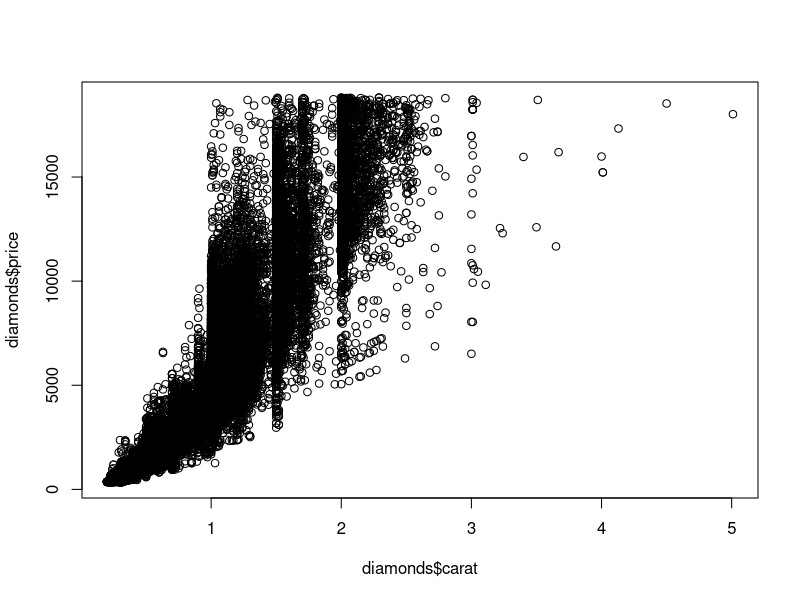
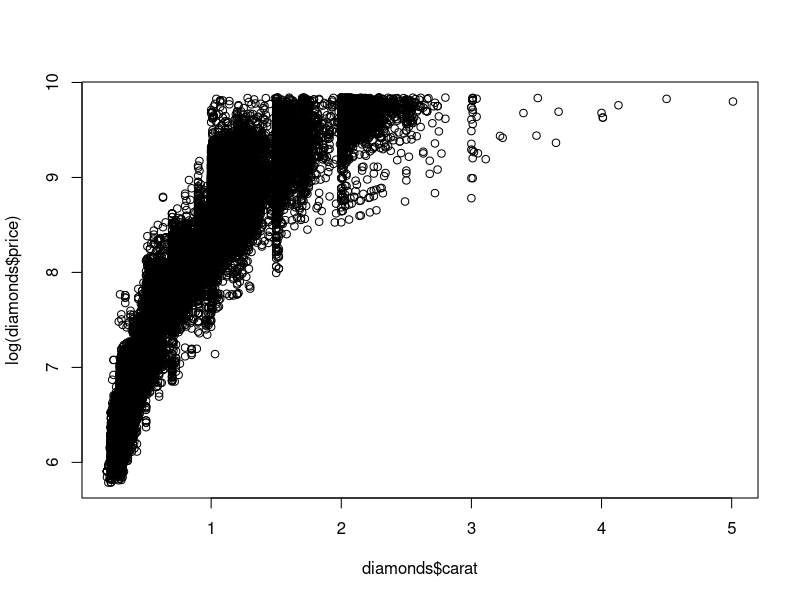
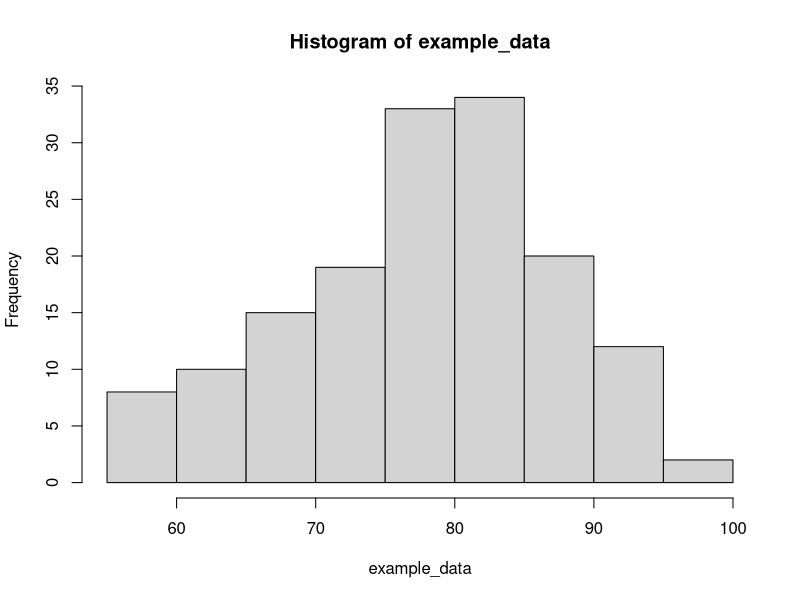
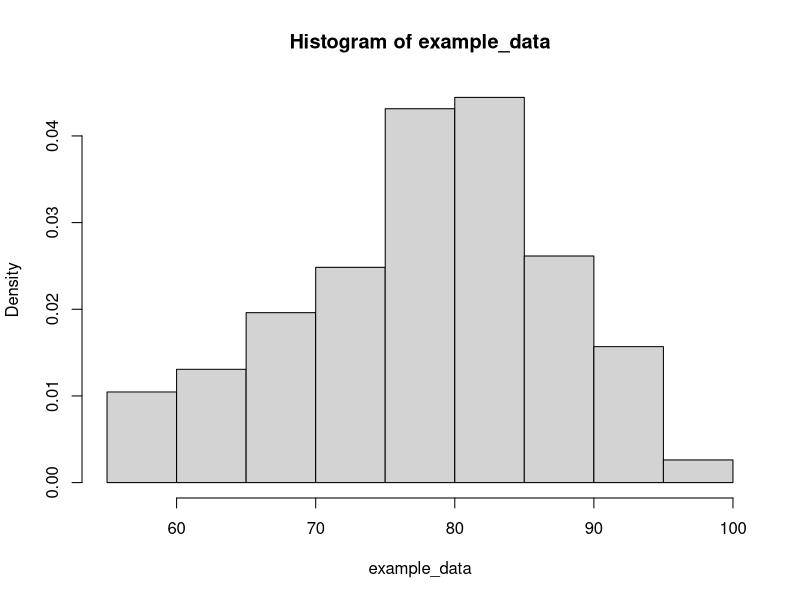

These charts were generated, in order, by the following R code:
## install ggplot2
install.packages("ggplot2")
## load ggplot2
library(ggplot2)
## load diamonds data set
data(diamonds)
## information of the data set
?diamonds
## first 6 lines of diamonds
head(diamonds)
## size
dim(diamonds)
## variable-wise summary
summary(diamonds)
## scatter plot of carat vs price
plot(diamonds$carat, diamonds$price)
## some transformation
plot(diamonds$carat, log(diamonds$price))
## to learn more about built-in functions
?head
?dim
?summary
?plot

## Stem-and-Leaf plot
islands # Areas of the World' major landmasses
stem(log10(islands))

## histogram
example_data <- c(67, 72, 74, 62, 56, 66, 65, 59, 61, 69, 74, 69, 66, 68, 58, 64, 66, 57, 68, 62, 59, 73, 61, 61, 57, 58, 57, 67, 81, 79, 76, 78, 74, 67, 84, 85, 79, 82, 87, 90, 87, 93, 92, 82, 80, 79, 77, 72, 65, 73, 76, 77, 76, 76, 76, 75, 78, 73, 80, 77, 83, 84, 85, 81, 84, 83, 83, 88, 92, 92, 89, 82, 73, 81, 91,  80, 81, 82, 84, 87, 85, 74, 81, 82, 86, 85, 82, 86, 88, 86, 83, 81, 81, 81, 82, 86, 85, 87, 89, 90,  90, 92, 86, 86, 82, 80, 79, 77, 79, 76, 78, 78, 77, 72, 75, 79, 81, 86, 88, 97, 94, 96, 94, 91, 92, 93, 93, 87, 84, 80, 78, 75, 73, 81, 76, 77, 71, 71, 78, 67, 76, 68, 82, 64, 71, 81, 69, 63, 70, 77,  75, 76, 68)
hist(example_data, freq=TRUE)
hist(example_data, freq=FALSE)

## numerical summary
summary(example_data)
